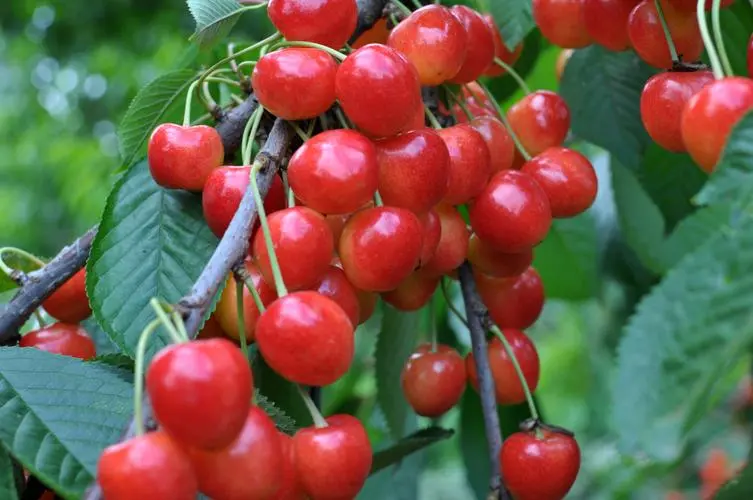
#> input picture imgPackage/DownLoadBD.jpg, 753 x 500 px
$ python main.py
#> lines starting #> are read from the running program, lines starting #| are printed output that depends on the picture
# This is a sample Python script.

# Press Shift+F10 to execute it or replace it with your code.
# Press Double Shift to search everywhere for classes, files, tool windows, actions, and settings.
import cv2
import numpy as np

def print_hi(name):
    # Use a breakpoint in the code line below to debug your script.
    print(f'Hi, {name}')  # Press Ctrl+F8 to toggle the breakpoint.


# Press the green button in the gutter to run the script.
if __name__ == '__main__':
    # 读取原始图片
    face = cv2.imread('imgPackage/DownLoadBD.jpg')
#> face is the input picture: shape (500, 753, 3); mean B, G, R 73.1, 92.3, 112.8
    # 转换为灰度图
    gray = cv2.cvtColor(face, cv2.COLOR_BGR2GRAY)
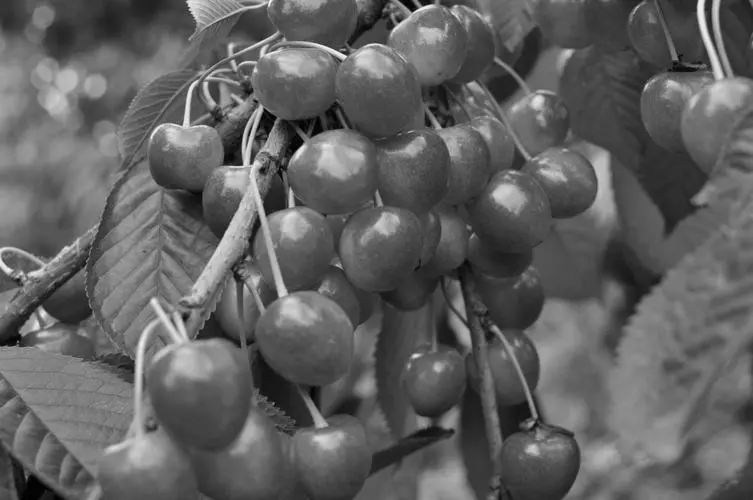
#> gray: shape (500, 753); min 0, max 252, mean 96.2
    # 实例化sift对象
    sift = cv2.SIFT_create()
    '''sift特征检测器来查找图像中的关键点（也称为特征点）和计算它们的描述子
            每个关键点对象包含了有关关键点的信息，例如位置、尺度、方向等'''
    kps = sift.detect(gray)
#> kps = 1345 keypoints; strongest (x, y, size): (251, 162, 3.1), (43, 313, 5.2), (232, 156, 13), (249, 134, 2.2)
    # 在原始图像上绘制出关键点
    face_sift = cv2.drawKeypoints(face, kps, face.copy(), flags=cv2.DRAW_MATCHES_FLAGS_DRAW_RICH_KEYPOINTS)
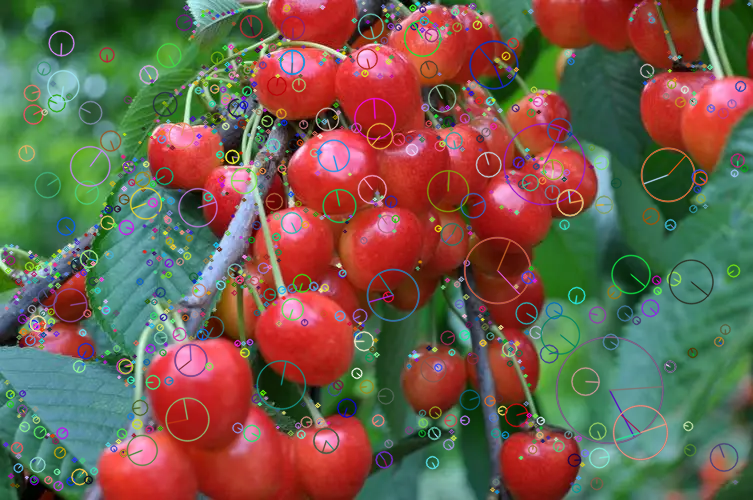
#> face_sift: shape (500, 753, 3); mean B, G, R 76.8, 94.8, 113.7
    cv2.imshow('face_sift', face_sift)
    cv2.waitKey(0)
    # 使用sift.compute（）计算关键点点的描述符，以便后期的特征配对
    kps, des = sift.compute(face, kps)
    # 返回kps和des的维度信息
    print(np.array(kps).shape, des.shape)
#| (1345,) (1345, 128)

# See PyCharm help at https://www.jetbrains.com/help/pycharm/
